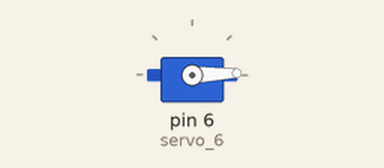
This sketch was run on a simulated Arduino Uno, built with avr-gcc and run on an emulated ATmega328P. Shown: servo.

Above: at 0.05 s.
At 1.25 s:
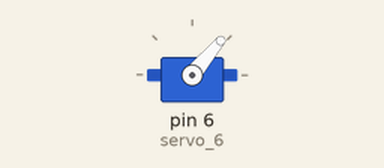
At 2.05 s:
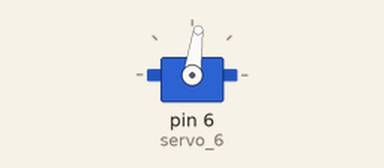
At 4.05 s:
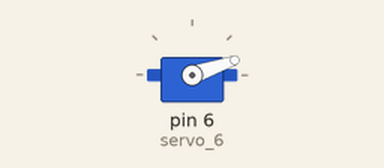
Timing chart, 0 to 5.9 s (numbered marks = the images above):
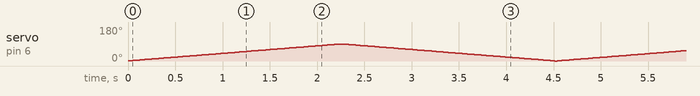

The sketch:

frantic_esboo1.ino
```cpp
// C++ code
//
#include <Servo.h>

int POS = 0;

int i = 0;

int j = 0;

Servo servo_6;

void setup()
{
  servo_6.attach(6, 500, 2500);

}

void loop()
{
  POS = 0;
  for (POS = 1; POS <= 90; POS += 1) {
    servo_6.write(POS);
    delay(25); // Wait for 25 millisecond(s)
  }
  for (POS = 90; POS >= 0; POS -= 1) {
    servo_6.write(POS);
    delay(25); // Wait for 25 millisecond(s)
  }
}
```
